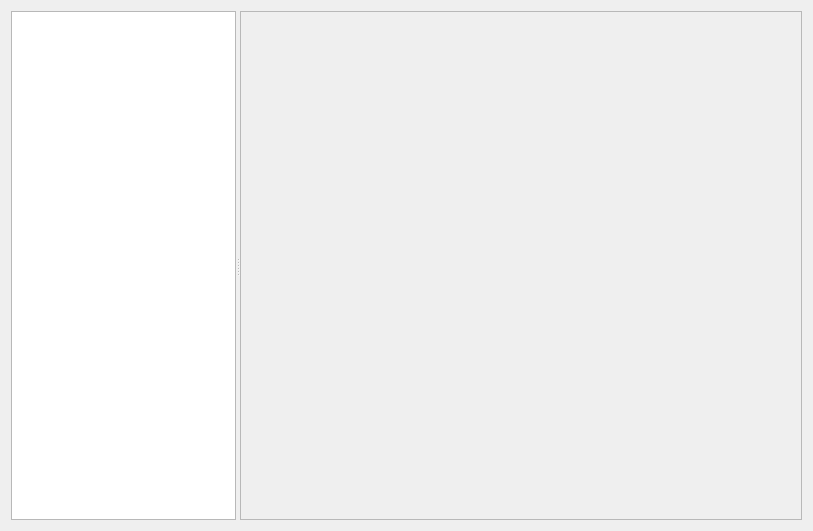
<?xml version="1.0" encoding="UTF-8"?>
<ui version="4.0">
 <class>Tab</class>
 <widget class="QWidget" name="Tab">
  <property name="geometry">
   <rect>
    <x>0</x>
    <y>0</y>
    <width>813</width>
    <height>531</height>
   </rect>
  </property>
  <property name="windowTitle">
   <string>Form</string>
  </property>
  <layout class="QVBoxLayout" name="verticalLayout">
   <item>
    <widget class="QSplitter" name="splitter">
     <property name="orientation">
      <enum>Qt::Horizontal</enum>
     </property>
     <widget class="QTreeWidget" name="tree">
      <property name="sizePolicy">
       <sizepolicy hsizetype="Expanding" vsizetype="Expanding">
        <horstretch>2</horstretch>
        <verstretch>0</verstretch>
       </sizepolicy>
      </property>
      <property name="dragEnabled">
       <bool>true</bool>
      </property>
      <property name="dragDropMode">
       <enum>QAbstractItemView::InternalMove</enum>
      </property>
      <property name="defaultDropAction">
       <enum>Qt::MoveAction</enum>
      </property>
      <property name="alternatingRowColors">
       <bool>true</bool>
      </property>
      <property name="indentation">
       <number>15</number>
      </property>
      <property name="headerHidden">
       <bool>true</bool>
      </property>
      <column>
       <property name="text">
        <string notr="true">1</string>
       </property>
      </column>
     </widget>
     <widget class="MarkdownSpellTextEdit" name="editor">
      <property name="enabled">
       <bool>false</bool>
      </property>
      <property name="sizePolicy">
       <sizepolicy hsizetype="Expanding" vsizetype="Expanding">
        <horstretch>5</horstretch>
        <verstretch>0</verstretch>
       </sizepolicy>
      </property>
      <property name="font">
       <font>
        <family>Consolas</family>
        <pointsize>10</pointsize>
       </font>
      </property>
     </widget>
    </widget>
   </item>
  </layout>
 </widget>
 <customwidgets>
  <customwidget>
   <class>MarkdownSpellTextEdit</class>
   <extends>QTextEdit</extends>
   <header>vine.gui.widgets.editor.h</header>
  </customwidget>
 </customwidgets>
 <resources/>
 <connections/>
</ui>
